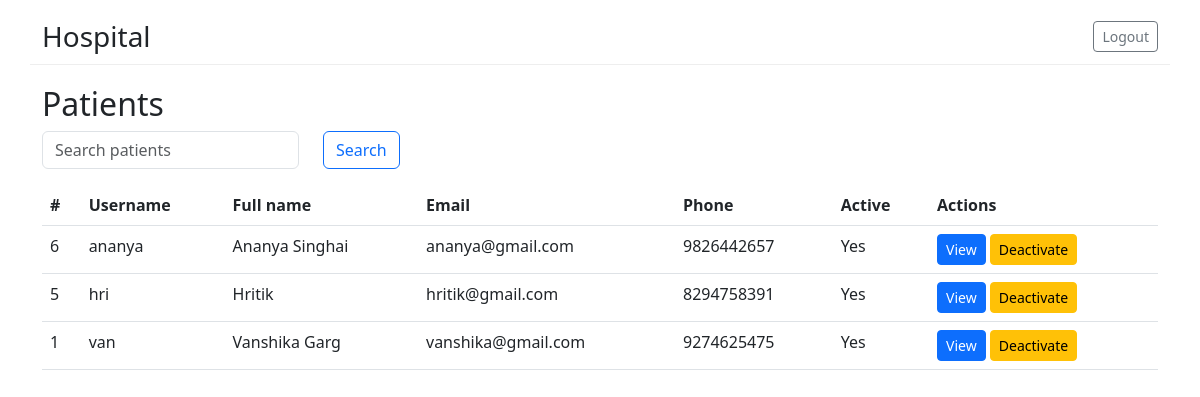
Page /admin/patients (signed in) on the earlier database version.
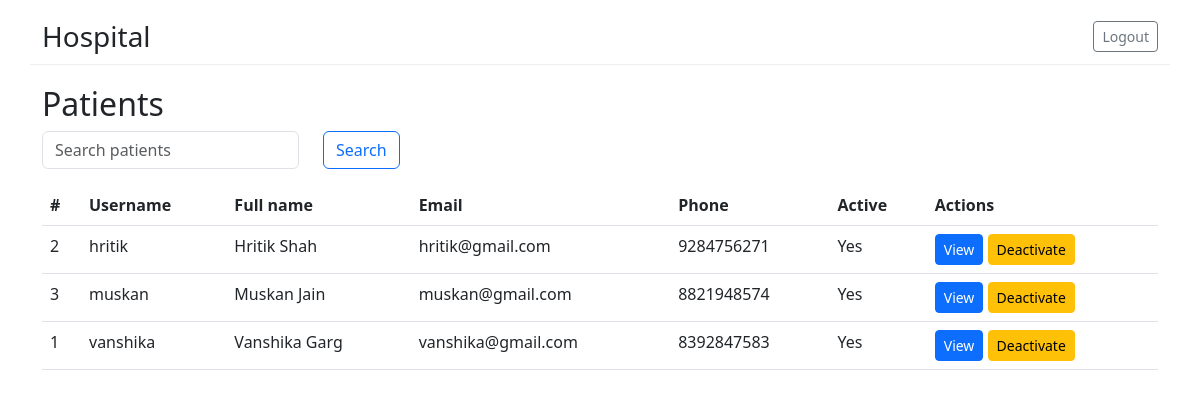
Same page on the later database version.
### tables this page shows
CREATE TABLE patients (
      id INTEGER PRIMARY KEY AUTOINCREMENT,
      user_id INTEGER UNIQUE NOT NULL,
      address TEXT, blood_group TEXT, emergency_contact TEXT,
      FOREIGN KEY(user_id) REFERENCES users(id)
    );

CREATE TABLE users (
      id INTEGER PRIMARY KEY AUTOINCREMENT,
      username TEXT UNIQUE NOT NULL,
      password_hash TEXT NOT NULL,
      role TEXT NOT NULL CHECK(role IN ('admin','doctor','patient')),
      full_name TEXT, email TEXT, phone TEXT, is_active INTEGER DEFAULT 1
    );

### app.py (the view)
@app.route("/admin/patients")
@login_required(role="admin")
def admin_list_patients():
    q = request.args.get("q","").strip()
    db=get_db()
    if q:
        like=f"%{q}%"
        patients=db.execute("""
          SELECT p.id,u.id as user_id,u.username,u.full_name,u.email,u.phone,u.is_active
          FROM patients p JOIN users u ON p.user_id=u.id
          WHERE u.full_name LIKE ? OR u.username LIKE ? OR u.email LIKE ? OR u.phone LIKE ?
          ORDER BY u.full_name
        """,(like,like,like,like)).fetchall()
    else:
        patients=db.execute("SELECT p.id,u.id as user_id,u.username,u.full_name,u.email,u.phone,u.is_active FROM patients p JOIN users u ON p.user_id=u.id ORDER BY u.full_name").fetchall()
    return render_template("admin_patients.html", patients=patients, q=q)

### app.py (called while the page is built, shortened)
def get_db():
    if "db" not in g:
        g.db = sqlite3.connect(DB_PATH, detect_types=sqlite3.PARSE_DECLTYPES)
        g.db.row_factory = sqlite3.Row
    return g.db

def login_required(role=None):
    from functools import wraps
    def decorator(f):
        @wraps(f)
        def wrapped(*args, **kwargs):
            if "user_id" not in session:
                return redirect(url_for("login"))
            return f(*args, **kwargs)
        return wrapped
    return decorator

### templates/admin_patients.html
{% extends "base.html" %}
{% block content %}
<h2>Patients</h2>
<form class="row mb-3" method="get" action="{{ url_for('admin_list_patients') }}">
  <div class="col-auto"><input class="form-control" name="q" placeholder="Search patients" value="{{ q }}"></div>
  <div class="col-auto"><button class="btn btn-outline-primary">Search</button></div>
</form>
<table class="table">
  <thead><tr><th>#</th><th>Username</th><th>Full name</th><th>Email</th><th>Phone</th><th>Active</th><th>Actions</th></tr></thead>
  <tbody>
    {% for p in patients %}
      <tr><td>{{ p.id }}</td><td>{{ p.username }}</td><td>{{ p.full_name }}</td><td>{{ p.email }}</td><td>{{ p.phone }}</td><td>{{ 'Yes' if p.is_active else 'No' }}</td>
        <td>
          <a class="btn btn-sm btn-primary" href="{{ url_for('admin_view_patient', patient_id=p.id) }}">View</a>
          <form method="post" action="{{ url_for('admin_deactivate_user', user_id=p.user_id) }}" style="display:inline">
            <button class="btn btn-sm btn-warning">{{ 'Deactivate' if p.is_active else 'Activate' }}</button>
          </form>
        </td>
      </tr>
    {% else %}
      <tr><td colspan="7" class="text-center">No patients found</td></tr>
    {% endfor %}
  </tbody>
</table>
{% endblock %}

### templates/base.html (shortened to what this page needs)
<!doctype html>
<html lang="en">
  <head>
    <link href="https://cdn.jsdelivr.net/npm/bootstrap@5.3.0/dist/css/bootstrap.min.css" rel="stylesheet">
  </head>
  <body>
    <div class="container site-header">
      <div class="d-flex justify-content-between align-items-center">
        <h3 class="mb-0"><a href="{{ url_for('index') }}" class="text-decoration-none text-dark">Hospital</a></h3>
        <div>
          {% if session.get('user_id') %}
            <a href="{{ url_for('logout') }}" class="btn btn-outline-secondary btn-sm">Logout</a>
          {% else %}
            <a href="{{ url_for('login') }}" class="btn btn-primary btn-sm">Login</a>
          {% endif %}
        </div>
      </div>
    </div>
    <main class="container">
      {% block content %}{% endblock %}
    </main>
  </body>
</html>

### templates/base.html (style rules this page uses)
body { padding-top: 20px; }
.site-header { border-bottom: 1px solid #eee; padding-bottom: 10px; margin-bottom: 20px; }

Differences in the rows shown:
removed patients: id "6", username "ananya", full_name "Ananya Singhai", email "ananya@gmail.com", phone "9826442657"
removed patients: id "5", username "hri", full_name "Hritik", email "hritik@gmail.com", phone "8294758391"
added patients: id "2", username "hritik", full_name "Hritik Shah", email "hritik@gmail.com", phone "9284756271"
added patients: id "3", username "muskan", full_name "Muskan Jain", email "muskan@gmail.com", phone "8821948574"
changed patients "Vanshika Garg": username "van" → "vanshika"; phone "9274625475" → "8392847583"
